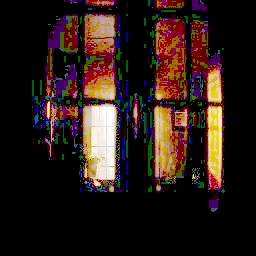
#> input picture HistogramEqualization/output_img/0.jpg, 256 x 256 px, given as the content of the folder ./test_img_resized/, which was not available
$ jupyter execute histeq.ipynb   (text cells are left out)
#> lines starting #> are read from the running program, lines starting #| are printed output that depends on the picture; pictures that were not available may be replaced by others from this repository, and a replacement may not be noted
[cell 1]
import cv2
import os

def HistEq(img_dir):
#> called with img_dir = './test_img_resized/'
    for img_n in os.listdir(img_dir):
        img_path = os.path.join(img_dir, img_n)
        img = cv2.imread(img_path, 1)
#> img is the input picture: shape (256, 256, 3); mean B, G, R 23.7, 28.4, 42.9
        R, G, B = cv2.split(img)
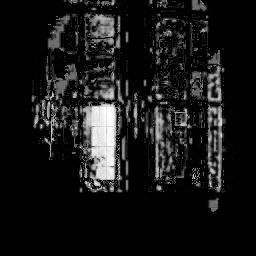
#> R: shape (256, 256); min 0, max 255, mean 23.7
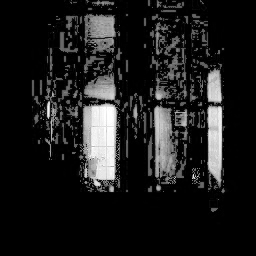
#> G: shape (256, 256); min 0, max 255, mean 28.4
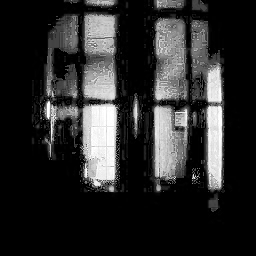
#> B: shape (256, 256); min 0, max 255, mean 42.9
        output1_R = cv2.equalizeHist(R)
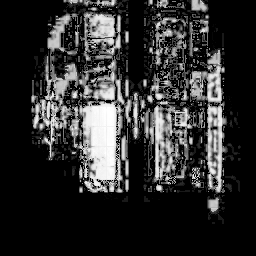
#> output1_R: shape (256, 256); min 0, max 255, mean 46.4
        output1_G = cv2.equalizeHist(G)
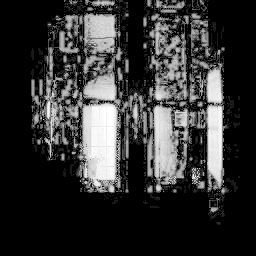
#> output1_G: shape (256, 256); min 0, max 255, mean 50.8
        output1_B = cv2.equalizeHist(B)
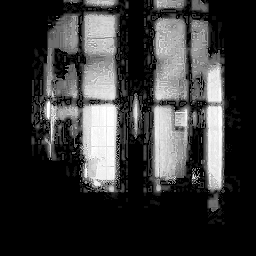
#> output1_B: shape (256, 256); min 0, max 255, mean 54.2
        equ = cv2.merge((output1_R, output1_G, output1_B))
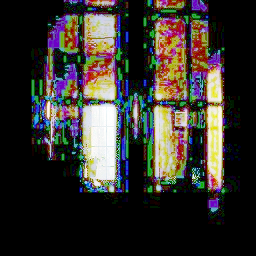
#> equ: shape (256, 256, 3); mean B, G, R 46.4, 50.8, 54.2
        cv2.imwrite(f'./output_img/{img_n}', equ)
